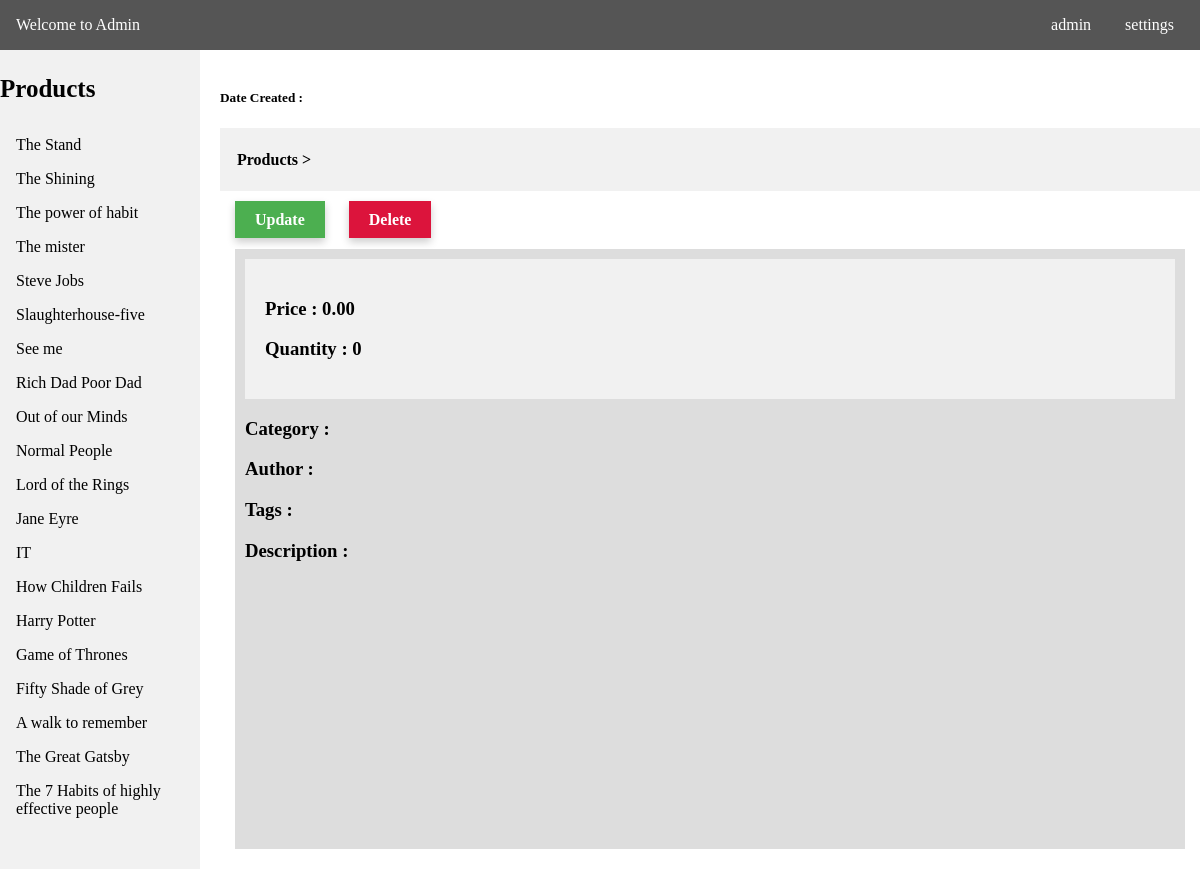
The app's page /admin/product_details.php with its own data.
### tables this page shows
CREATE TABLE `tbl_stack` (
  `id` int(11) NOT NULL,
  `ref_id` int(11) NOT NULL,
  `title` varchar(50) DEFAULT NULL,
  `category` varchar(255) NOT NULL,
  `price` int(20) NOT NULL,
  `quantity` int(20) NOT NULL,
  `title_desc` varchar(50) DEFAULT NULL,
  `image` varchar(255) NOT NULL,
  `some_text` varchar(50) DEFAULT NULL,
  `description` text,
  `date_created` datetime NOT NULL DEFAULT CURRENT_TIMESTAMP
);

### api/dbh.php (called while the page is built, shortened)
<?php
class dbh {
    public function __construct() {
        $this->servername = HOST;
        $this->username = USER;
        $this->password = PASS;
        $this->dbname = DBNAME;
        $this->conn = mysqli_connect($this->servername,$this->username,$this->password,$this->dbname);
    }
}
?>

### config.php (called while the page is built, shortened)
<?php
include API.'dbh.php';
include API.'viewUser.php';
$viewUser = new ViewUser;
?>

### api/viewUser.php (called while the page is built, shortened)
<?php
class ViewUser extends User {
    public function get_data($get_table) {
        $query = "SELECT * FROM ".$get_table." ORDER BY id DESC";
        $res = mysqli_query($this->conn,$query);
        return $res;
    }
}
?>

### admin/product_details.php (the view, shortened to what this page needs)
<?php
include '../config.php';
?>
<!DOCTYPE html>
<html>
<head>
    <link rel="stylesheet" type="text/css" media="screen" href="admin_css/main.css" />
</head>
<body>
<div class="header">
    <p><a style="color:#fff;text-decoration:none;" href="<?php echo ADMIN_URL;?>">Welcome to Admin</a></p>
    <div class="head-content">
        <p>admin</p>
        <p>settings</p>
    </div>
</div>
<nav>
    <ul>
    <p style="font-size:25px;font-weight:bold;">Products</p>
    <?php
        $tbl = "tbl_stack";
        $res = $viewUser->get_data($tbl);
        while($row = $res->fetch_assoc()) {
            $title = $row['title'];
            $id = $row['id'];
    ?>
        <li><a href="<?php echo ADMIN_URL.'product_details.php?id='.$id; ?>"><?php echo ucfirst($title); ?></a></li>
    <?php
        }
    ?>
    </ul>
</nav>
<div class="container">
    <br>
<h5>Date Created : <?php echo $date; ?></h5>
<div style="background-color:#f1f1f1;padding:1px;"><h4>&nbsp &nbsp <a style="color:#000;text-decoration:none;" href="<?php echo ADMIN_URL.'products.php';?>">Products</a> > <?php echo $ptitle; ?></h4></div>
    <div class="content">
        <div class="row">
            <div class="options">
                <a class="update" href="<?php echo ADMIN_URL.'product_update.php?id='.$pid;?>">Update</a>
                <a class="delete" onclick="return confirm('Are you sure?')" href="<?php echo ADMIN_URL.'ajax/delete.php?id='.$pid;?>">Delete</a>
            </div>
            <div style="padding: 20px;">
                <div style="padding:10px;width:100%;background-color:#ddd;">
                <div style="padding:20px;width:100%;background-color:#f1f1f1;">
                    <h3>Price : <?php echo $money ? $money.' pesos'  : '0.00' ;?></h3>
                    <h3>Quantity : <?php echo $qty ? $qty.' pieces' : '0' ;?></h3>
                </div>
                <h3>Category : <?php echo $category;?></h3>
                <h3>Author : <?php echo $title_desc;?></h3>
                <h3>Tags : <?php echo $some_text;?></h3>
                <h3 style="height:280px;overflow:auto;">Description : <?php echo $desc;?></h3>
                </div>
            </div>
    </div>
    </div>
</div>
</body>
</html>

### admin/admin_css/main.css (style rules this page uses)
html { scroll-behavior: smooth; }
* { box-sizing: border-box; }
body { margin: 0; font-family: Cambria, Cochin, Georgia, Times, 'Times New Roman', serif; }
ul { list-style-type: none; margin: 0; padding: 0; width: 200px; top: 50px; background-color: #f1f1f1; position: fixed; height: 100%; overflow: auto; }
li a { display: block; color: #000; padding: 8px 16px; text-decoration: none; }
.header { background-color: #555; color:white; display: inline-block; width: 100%; position:fixed; top:0; padding: 16px; }
.header p { display: inline; }
.container { margin-top: 50px; margin-left: 220px; }
.content { margin-top: 20px; }
.head-content { position: relative; float:right; }
.head-content p { margin-left: 10px; padding: 10px; }
.row { margin: 0 -5px; }
.row:after { content: ""; display: table; clear: both; }
.options a { margin-left: 20px; padding: 10px 20px; background-color: #f1f1f1; text-decoration: none; color: #fff; font-weight: bold; box-shadow: 0 4px 8px 0 rgba(0, 0, 0, 0.2); }
.options .update { background-color: #4CAF50; }
.options .delete { background-color: crimson; }

### records on screen
tbl_stack: title "The Stand"
tbl_stack: title "The Shining"
tbl_stack: title "The power of habit"
tbl_stack: title "The mister"
tbl_stack: title "Steve Jobs"
tbl_stack: title "Slaughterhouse-five"
tbl_stack: title "See me"
tbl_stack: title "Rich Dad Poor Dad"
tbl_stack: title "Out of our Minds"
tbl_stack: title "Normal People"
tbl_stack: title "Lord of the Rings"
tbl_stack: title "Jane Eyre"
tbl_stack: title "IT"
tbl_stack: title "How Children Fails"
tbl_stack: title "Harry Potter"
tbl_stack: title "Game of Thrones"
tbl_stack: title "Fifty Shade of Grey"
tbl_stack: title "A walk to remember"
tbl_stack: title "The Great Gatsby"
tbl_stack: title "The 7 Habits of highly effective people"
